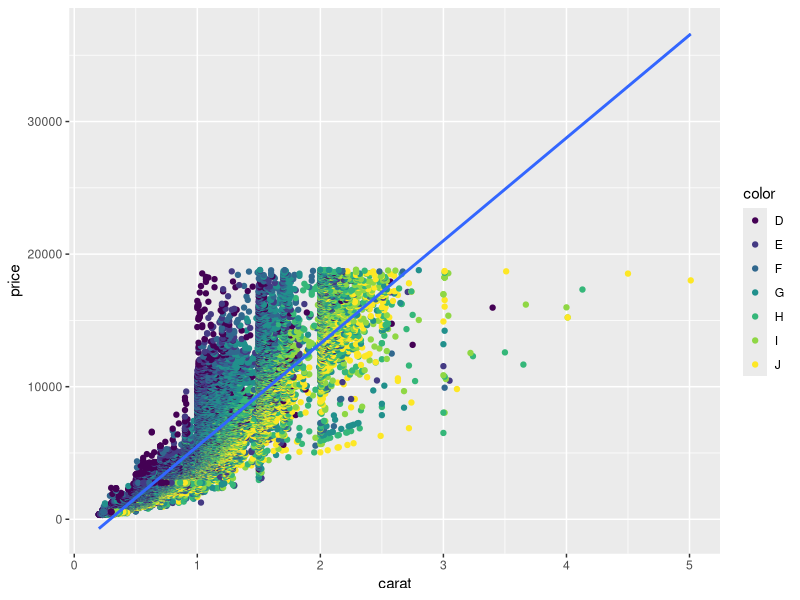

Source code (R):
## ---- chunk 1

library(tidyverse)

## ---- chunk 2

lm_diamonds <- lm(diamonds$price ~ diamonds$carat)
summary(lm_diamonds)

## ---- chunk 3

lm_diamonds2 <- lm(diamonds$price ~ diamonds$carat + diamonds$color)
summary(lm_diamonds2)

# I'm doing two models to see what the difference in coercing diamonds$color 
# into a character vector first has. 

lm_diamonds3 <- lm(diamonds$price ~ diamonds$carat + as.character(diamonds$color))
summary(lm_diamonds2)

## ---- chunk 4
diam_plot_pc <- ggplot(diamonds) + 
  geom_point(mapping = aes(x = carat, y = price, colour = color)) +
  geom_smooth(method ='lm', mapping = aes(x = carat, y = price))

print(diam_plot_pc)

## ---- chunk 5


